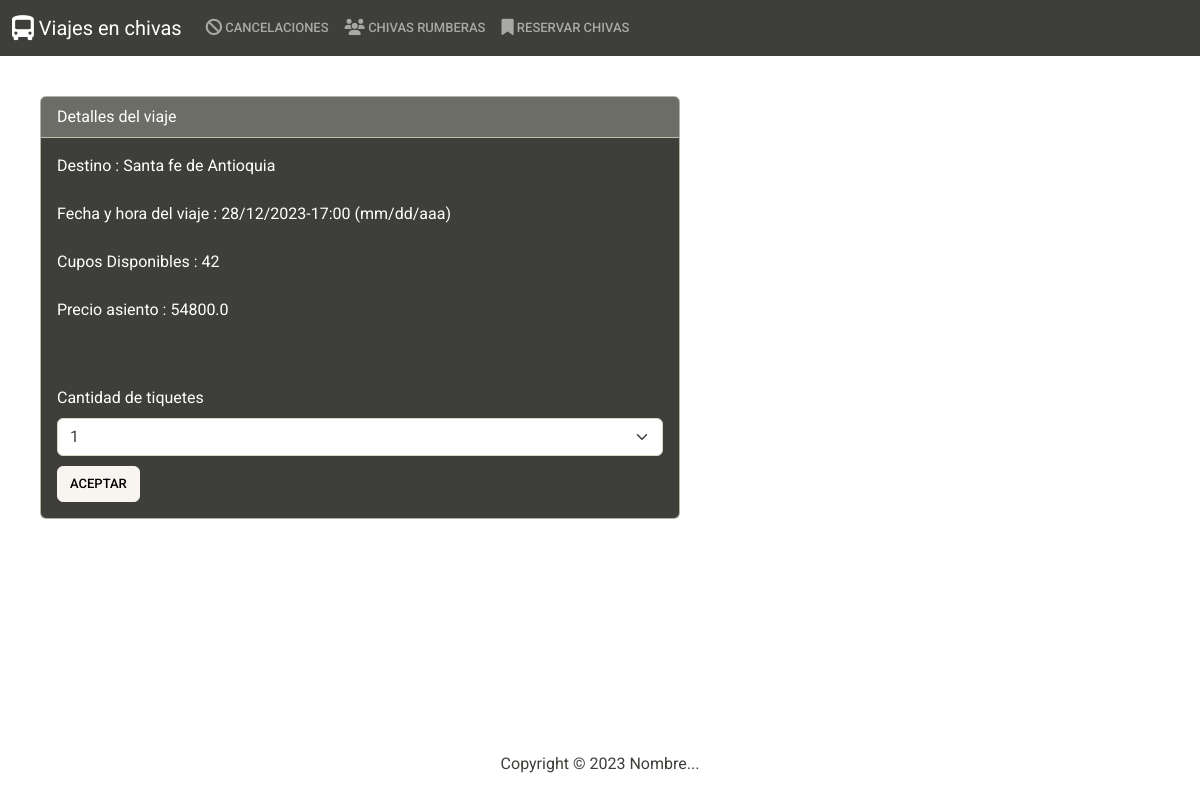
Page /comprarTiquete/2/ on the committed database.
### app/models.py (models this page shows, shortened)
class Viajes(models.Model):
    destino = models.CharField(max_length=30)
    fecha_salida = models.CharField(max_length=20)
    asientos_disponibles = models.PositiveIntegerField()
    estado_actual = models.CharField(max_length=10)
    chiva_asignada = models.CharField(max_length=20)
    precio_asiento = models.FloatField()
    conductor_asignado = models.CharField(max_length=20)

### app/views.py (the view)
# urls.py: path('comprarTiquete/<int:viaje_id>/',views.comprarTiquete, name="comprarTiquete"),
def comprarTiquete(request, viaje_id):
    viaje = get_object_or_404(Viajes, id=viaje_id)
    return render(request, 'comprarTiquete.html', {'viaje': viaje})

### app/templates/comprarTiquete.html (shortened to what this page needs)
{% extends "base.html" %}
{% block body %}
<div style="padding-top: 20px;">
    <div class="row mx-3" style="padding-top: 20px;">
        <div class="col">
            <div class="col ml-3 card text-white bg-dark mb-3" style="max-width: 40rem;">
                <div class="card-header">Detalles del viaje</div>
                <div class="card-body">
                    <p class="card-text">
                        Destino                :     {{ viaje.destino }} <br></br>
                        Fecha y hora del viaje :     {{ viaje.fecha_salida }} (mm/dd/aaa) <br></br>
                        Cupos Disponibles      :     {{ viaje.asientos_disponibles }} <br></br>
                        Precio asiento         :     {{ viaje.precio_asiento }} <br></br>
                    </p>
                    <div class="form-group">
                        <label for="exampleSelect1" class="form-label mt-4">Cantidad de tiquetes</label>
                        <form method="post" action="{% url 'cantidadTiquetes' %}">
                            <select name="selectField" class="form-select" id="exampleSelect1" fdprocessedid="bcew33">
                                {% with viaje.asientos_disponibles|add:"0" as asientos %}
                                {% for i in ''|rjust:asientos %}
                                    <option>{{ forloop.counter }}</option>
                                {% endfor %}
                                {% endwith %}
                            </select>
                            <div style="padding-top: 10px;">
                                <button type="submit" class="btn btn-light" fdprocessedid="rcrzlb">Aceptar</button>
                            </div>
                        </form>
                    </div>
                </div>
            </div>
        </div>
    </div>
</div>
{% endblock body %}

### rows in the picture
Viajes: destino "Santa fe de Antioquia", fecha_salida "28/12/2023-17:00", asientos_disponibles "42", precio_asiento "54800.0", selectField "1"
